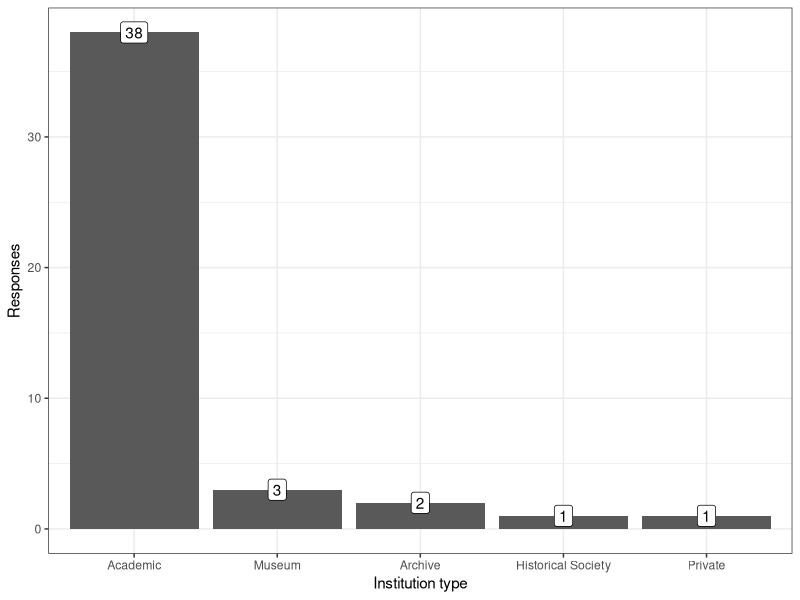
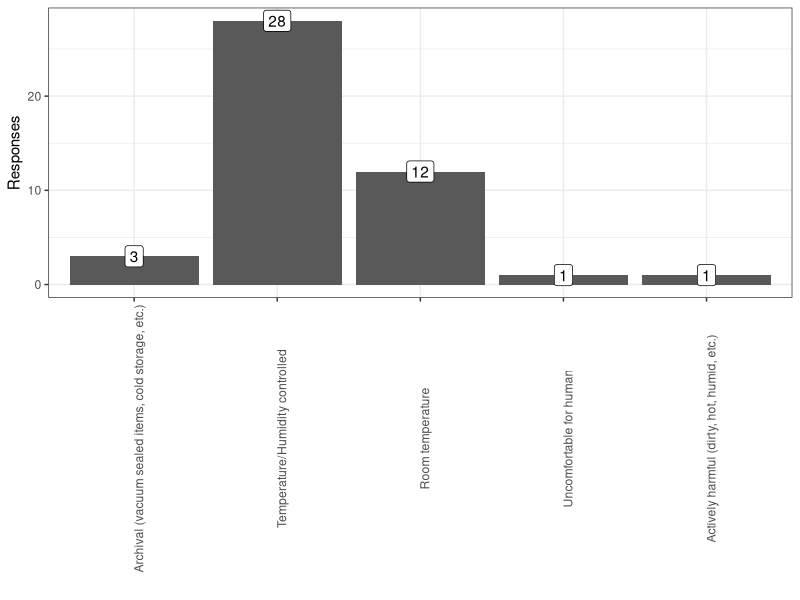
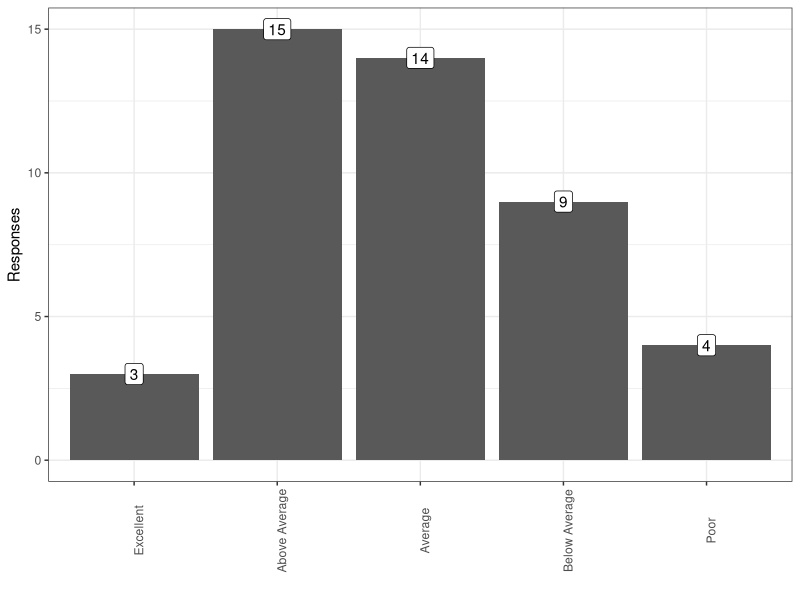
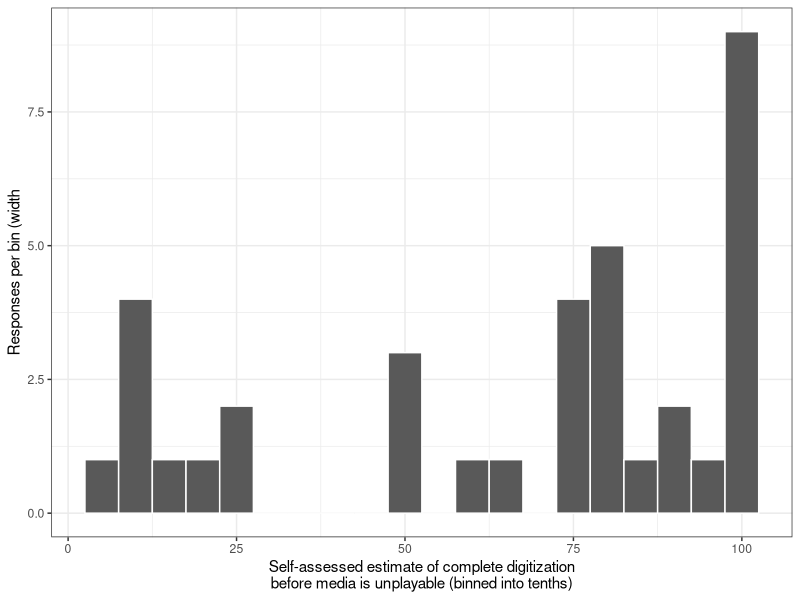
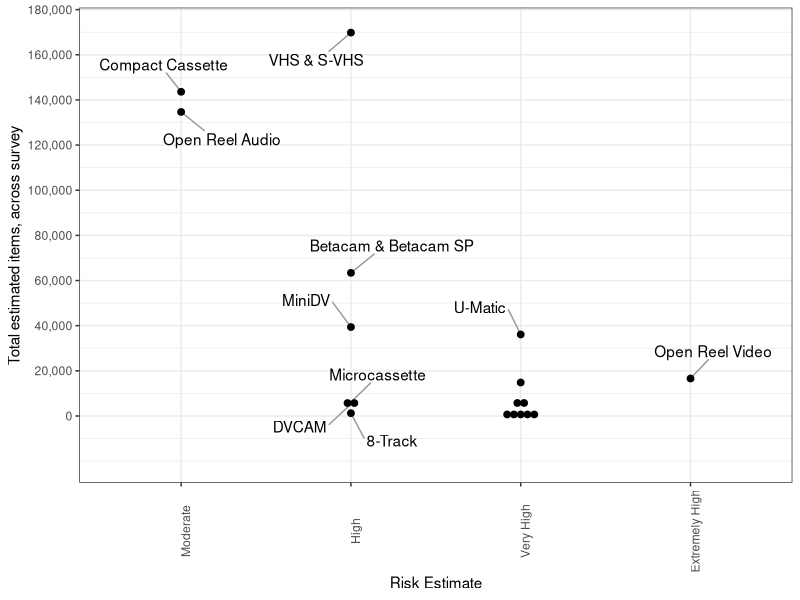
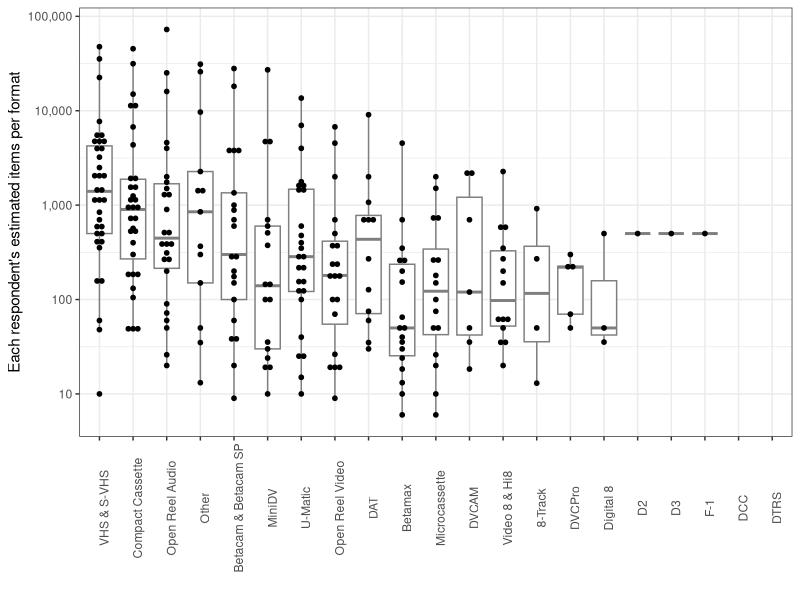
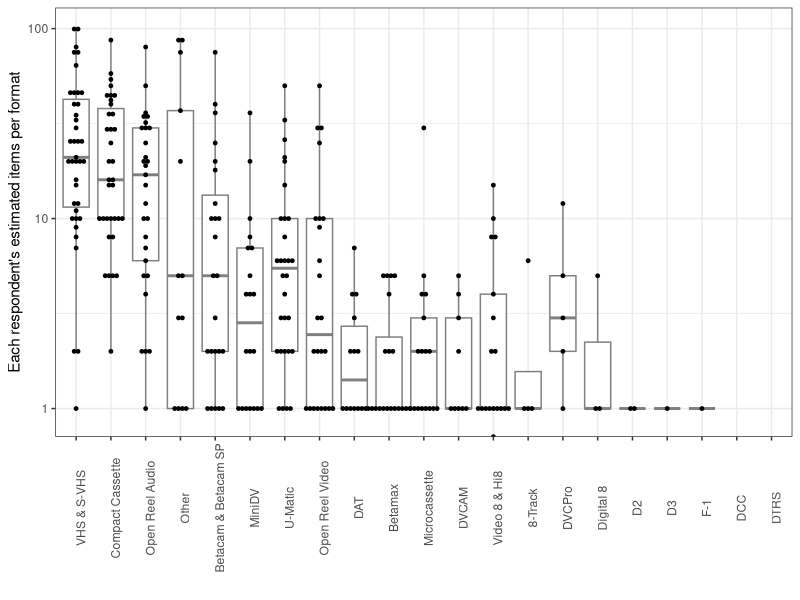
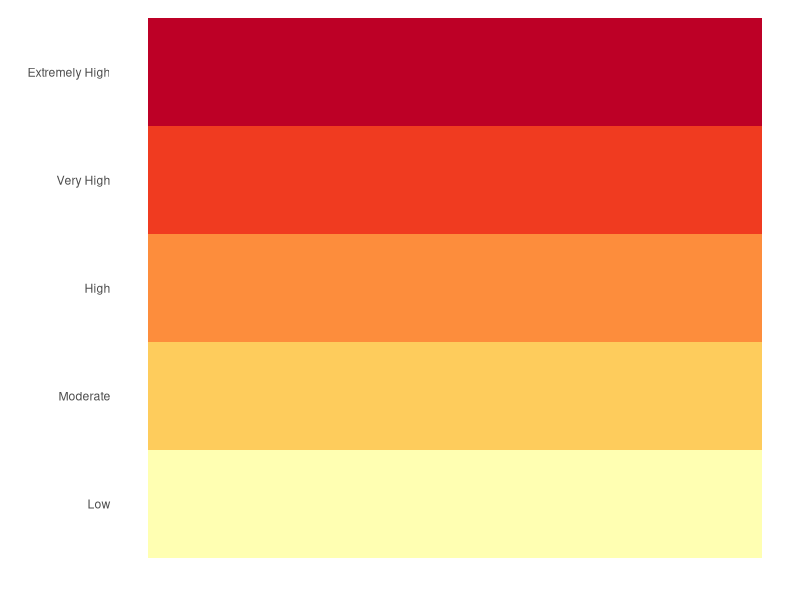

These figures' R source, in order:
## ---- chunk 1
# This is to just globally mute a lot of messages and errors
knitr::opts_chunk$set(echo=F,message=F,error=T,warning=F)
## ---- chunk 2
fig_dir <- "./figures/"
## ---- chunk 3
library(tidyverse)
library(ggrepel)
library(egg)
library(gplots)
library(RColorBrewer)
## ---- chunk 4
raw_datar <- read_csv("survey_data_2019.csv" ,
    col_names=c(
        "Key","State","InstitutionType","TotalItems",
        "StorageConditions",
        "Unstructured_StorageHistory",
        "Unstructured_CompletionEstimate",
        "PercentDigitizedBeforeUnplayable",
        "PracticeSelfAssesment",
        "Percentage_Open Reel Video","Percentage_U-Matic","Percentage_Betamax",
        "Percentage_VHS & S-VHS","Percentage_Betacam & Betacam SP",
        "Percentage_Video 8 & Hi8","Percentage_D2","Percentage_D3",
        "Percentage_DVCAM","Percentage_MiniDV","Percentage_DVCPro",
        "Percentage_Digital 8","Percentage_Open Reel Audio",
        "Percentage_Compact Cassette","Percentage_Microcassette",
        "Percentage_DAT","Percentage_DTRS","Percentage_F-1","Percentage_DCC",
        "Percentage_8-Track","Percentage_Other"),
    skip=1
    ) %>%
    mutate(PercentDigitizedBeforeUnplayable=sub("%","",
            PercentDigitizedBeforeUnplayable)
        )
all_responses <- raw_datar

risk_factors <- read_tsv("risk_assesment.tsv") %>%
    mutate(Risk=factor(Risk,
            levels=c("Low","Moderate","High","Very High","Extremely High")
        )   ) 

tdatar <- all_responses %>%
    gather(Format,Percentage,starts_with("Percentage_")) %>%
    mutate(Percentage=as.numeric(sub("%","",Percentage))) %>%
    mutate(EstItemCount=TotalItems*Percentage/100) %>%
    mutate(FormatName=sub("Percentage_","",Format)) %>% 
    left_join(risk_factors%>%rename(FormatName=Format),by="FormatName")
## ---- chunk 5
all_responses %>%
    {
    ggplot(.)+theme_bw()+
    aes(x=InstitutionType)+
    geom_bar()+
    scale_x_discrete(limits=names(sort(table(.$InstitutionType),decreasing=T)))+
    geom_label(aes(label=..count..,y=..count..),stat="count")+
    xlab("Institution type")+
    ylab("Responses")
    }
## ---- chunk 6
all_responses %>%
    filter(!is.na(StorageConditions)) %>%
    {
    ggplot(.)+theme_bw()+
    aes(x=StorageConditions)+
    geom_bar()+
    scale_x_discrete(limits=c(
            "Archival (vacuum sealed items, cold storage, etc.)",
            "Temperature/Humidity controlled",
            "Room temperature",
            "Uncomfortable for human",
            "Actively harmful (dirty, hot, humid, etc.)"
            )
        )+
    geom_label(aes(label=..count..,y=..count..),stat="count")+
    theme(axis.text.x=element_text(angle=90))+
    xlab("")+
    ylab("Responses")
    }
## ---- chunk 7
all_responses %>%
    filter(!is.na(PracticeSelfAssesment)) %>%
    {
    ggplot(.)+theme_bw()+
    aes(x=PracticeSelfAssesment)+
    geom_bar()+
    scale_x_discrete(limits=c(
            "Excellent",
            "Above Average",
            "Average",
            "Below Average",
            "Poor"
            )
        )+
    geom_label(aes(label=..count..,y=..count..),stat="count")+
    theme(axis.text.x=element_text(angle=90))+
    xlab("")+
    ylab("Responses")
    }
## ---- chunk 8
all_responses %>%
    filter(!is.na(PercentDigitizedBeforeUnplayable)) %>%
    {
    ggplot(.)+theme_bw()+
    aes(x=as.numeric(PercentDigitizedBeforeUnplayable))+
    stat_bin(binwidth=05,geom="bar",col="white")+
    xlab("Self-assessed estimate of complete digitization\nbefore media is unplayable (binned into tenths)")+
    ylab("Responses per bin (width")
    }
## ---- chunk 9
g_storage <- all_responses %>%
    filter(!is.na(StorageConditions)) %>%
    {
    ggplot(.)+theme_article()+
    aes(x=StorageConditions)+
    scale_x_discrete(limits=c(
            "Archival (vacuum sealed items, cold storage, etc.)",
            "Temperature/Humidity controlled",
            "Room temperature",
            "Uncomfortable for human",
            "Actively harmful (dirty, hot, humid, etc.)"
            ),
            labels=c(
            "Archival\n(vacuum sealed items,\ncold storage, etc.)",
            "Temperature/Humidity\ncontrolled",
            "Room temperature",
            "Uncomfortable\nfor humans",
            "Actively harmful\n(dirty, hot, humid, etc.)"
            )
        )+
    geom_bar(fill="grey40",color="black")+
    #geom_label(aes(label=..count..,y=..count..),stat="count")+
    scale_y_continuous(breaks=seq(0,40,5))+
    theme(axis.text.x=element_text(angle=90))+
    xlab("")+
    ylab("Responses")
    }
g_complete <- all_responses %>%
    filter(!is.na(PercentDigitizedBeforeUnplayable)) %>%
    {
    ggplot(.)+theme_article()+
    aes(x=as.numeric(PercentDigitizedBeforeUnplayable))+
    stat_bin(binwidth=10,center=5,geom="bar",fill="grey40",color="black")+
    xlab("Self-assessed estimate of complete\ndigitization before media is unplayable")+
    ylab("Responses")+
    scale_x_continuous(breaks=seq(0,100,10))+
    scale_y_continuous(breaks=seq(0,10,1))
    }
g_both <- ggarrange(g_storage,g_complete,nrow=1,labels=c("A","B"),draw=F)
ggsave(paste0(fig_dir,"storageConditions_and_completionEstimate.svg"),
    g_both,width=6,height=4)
ggsave(paste0(fig_dir,"storageConditions_and_completionEstimate.png"),
    g_both,width=6,height=4)
## ---- chunk 10
g <- tdatar %>% 
    group_by(FormatName,Risk) %>%
    summarize(EstTotal=sum(EstItemCount,na.rm=T)) %>%
    filter(!is.na(Risk)) %>%
    filter(EstTotal>0) %>%
    ggplot()+
    theme_bw()+
    aes(x=Risk,y=EstTotal,label=FormatName)+
    geom_text_repel(box.padding=1,segment.color="grey60")+
    theme(axis.text.x=element_text(angle=90))+
    ylab("Total estimated items, across survey")+
    xlab("Risk Estimate")

g_risk_totals <- g+
    scale_y_continuous(labels=function(x){formatC(x,big.mark=",",format="d")},
        breaks=seq(0,2e5,2e4),limits=c(-2e4,NA))+
        geom_dotplot(binaxis="y",stackdir="center",binwidth=3e3) 
g_risk_totals
## ---- chunk 11
ggsave(paste0(fig_dir,"risk_and_totals.png"),
    g_risk_totals,width=6,height=6)
ggsave(paste0(fig_dir,"risk_and_totals.svg"),
    g_risk_totals,width=6,height=6)
## ---- chunk 12
g <- tdatar %>% 
    {
    ggplot(.)+
    theme_bw()+
    aes(x=FormatName,y=EstItemCount)+
    geom_boxplot(outlier.alpha=0,color="grey50")+
    geom_dotplot(binaxis="y",stackdir="center",dotsize=1.0,alpha=1.0,binwidth=0.05)+
    scale_y_log10(labels=function(x){formatC(x,big.mark=",",format="d")})+
    scale_x_discrete(
        limits=group_by(.,FormatName)%>%
            summarize(z=sum(EstItemCount,na.rm=T))%>%
            arrange(-z)%>%pull(FormatName)
        )+
    theme(axis.text.x=element_text(angle=90))+
    ylab("Each respondent's estimated items per format")+
    xlab("")
    }
g
ggsave(paste0(fig_dir,"items_per_respondent.png"),g,width=6,height=5)
ggsave(paste0(fig_dir,"items_per_respondent.svg"),g,width=6,height=5)
## ---- chunk 13
g <- tdatar %>% 
    {
    ggplot(.)+
    theme_bw()+
    aes(x=FormatName,y=Percentage)+
    geom_boxplot(outlier.alpha=0,color="grey50")+
    geom_dotplot(binaxis="y",stackdir="center",alpha=1.0,binwidth=0.02)+
    scale_y_log10(labels=function(x){formatC(x,big.mark=",",format="d")},
        limits=c(0.9,NA))+
    scale_x_discrete(
        limits=group_by(.,FormatName)%>%
            summarize(z=sum(EstItemCount,na.rm=T))%>%
            arrange(-z)%>%pull(FormatName)
        )+
    theme(axis.text.x=element_text(angle=90))+
    ylab("Each respondent's estimated items per format")+
    xlab("")
    }
g
## ---- chunk 14
heatmap_datar_counts <- tdatar %>% 
    filter(EstItemCount>0) %>%
    select(Key,State,InstitutionType,TotalItems,
        PercentDigitizedBeforeUnplayable,FormatName,EstItemCount) %>%
    spread(FormatName,EstItemCount,fill=0) %>%
    arrange(-as.numeric(PercentDigitizedBeforeUnplayable))
heatmap_datar_counts%>%pull(PercentDigitizedBeforeUnplayable)

counts_matrix <- as.matrix(log10(heatmap_datar_counts[,-c(1,2,3,4,5)]+1))

# Thanks colorbrewer2 website!
colorz <- setNames(c('#ffffb2','#fecc5c','#fd8d3c','#f03b20','#bd0026'),
        levels(risk_factors$Risk))
risk_palette <- colorz[
        tibble(Format=colnames(heatmap_datar_counts)[
                6:ncol(heatmap_datar_counts)]
            )%>%    
            left_join(risk_factors,by="Format")%>%pull(Risk)
        ] 
k <- data.frame(fill=colorz[levels(risk_factors$Risk)],y=levels(risk_factors$Risk)) %>%
    ggplot()+theme_classic()+
    aes(fill=y,x=1,y=y)+
    scale_fill_manual("Risk",values=colorz)+
    scale_y_discrete(limits=levels(risk_factors$Risk))+
    guides(fill=F)+
    geom_tile()+
    theme(axis.text.x=element_blank(),axis.ticks=element_blank(),
        axis.line=element_blank())+
    ylab("")+xlab("")
k
ggsave(paste0(fig_dir,"heatmap_key.png"),k,width=3,height=2)

tickfunc <- function() {
            breaks <- 10^seq(1,5,0.1)
            which_ones <- c(11,21,31,41)
            return(list(
                at=parent.frame()$scale01(log10(breaks[which_ones])),
                labels=formatC(breaks[which_ones],big.mark=",",format="d")
                ))
           }


heatmap.2(counts_matrix,
    key.xlab="Estimated Items",
    col=colorRampPalette(brewer.pal(n=9,name="PuBuGn"))(100),
    ColSideColors=risk_palette,
    margins=c(08,5),
    labRow=ifelse(!is.na(heatmap_datar_counts$PercentDigitizedBeforeUnplayable),
        paste0(heatmap_datar_counts$PercentDigitizedBeforeUnplayable,"%"),"no data"),
    srtCol=45,
    density.info="none",
    trace="none",
    dendrogram="col",
    Rowv=F,
    reorderfun=function(d, w) rev(reorder(d, w, agglo.FUN = mean)),
    ylab="Respondent, ordered by estimated completion",
    key.xtickfun=tickfunc
    )
#svg("magnetic_heatmap_ordered_by_chance_completion_at_top.svg",width=6,height=6)
# dev.off()

#svg("magnetic_heatmap_clustered_rows.svg",width=6,height=6)
heatmap.2(counts_matrix,
    key.xlab="Estimated Items",
    col=colorRampPalette(brewer.pal(n=9,name="PuBuGn"))(100),
    ColSideColors=risk_palette,
    margins=c(08,5),
    labRow=ifelse(!is.na(heatmap_datar_counts$PercentDigitizedBeforeUnplayable),
        paste0(heatmap_datar_counts$PercentDigitizedBeforeUnplayable,"%"),"no data"),
    srtCol=45,
    density.info="none",
    trace="none",
    dendrogram="both",
    reorderfun=function(d, w) rev(reorder(d, w, agglo.FUN = mean)),
    ylab="Respondent",
    key.xtickfun=tickfunc
    )
#dev.off()

## ---- chunk 15
pca_datar <- tdatar %>% select(Key,TotalItems,FormatName,EstItemCount) %>%
    spread(FormatName,EstItemCount,fill=0)

matrix_by_inst <- as.matrix(pca_datar[,-c(1,2)])
rownames(matrix_by_inst) <- pca_datar[,1][[1]]
cluster_inst <- hclust(dist(scale(matrix_by_inst))) 
matrix_by_media <- t(as.matrix(pca_datar[,-c(1,2)]))
cluster_media <- hclust(dist(scale(matrix_by_media)))
## ---- chunk 16
pca_media <- prcomp(t(matrix_by_media[apply(matrix_by_media,1,sum)>0,]),center=T,scale=T)

media_pca_plot <- pca_media$rotation %>% 
    {bind_cols(tibble(Format=rownames(.)),as.tibble(.))} %>%
    select(Format,PC1,PC2,PC3,PC4,PC5,PC6) %>% 
    ggplot()+theme_bw()+
    aes(label=Format)+
    geom_point()+
    geom_label_repel()
media_pca_plot + aes(x=PC1,y=PC2)
## ---- chunk 17
media_pca_plot + aes(x=PC3,y=PC4)
## ---- chunk 18
pca_inst <- prcomp(t(matrix_by_inst[apply(matrix_by_inst,1,sum)>0,] ),center=T,scale=T)
percent_varz <- signif(pca_inst$sdev / sum(pca_inst$sdev) * 100,3)

filtered_mbi <- matrix_by_inst[apply(matrix_by_inst,1,sum)>0,]

pdatar <- pca_inst$rotation %>% 
    {bind_cols(tibble(Key=rownames(.)),as.tibble(.))} %>%
    select(Key,PC1,PC2,PC3,PC4,PC5,PC6) %>% 
    left_join(all_responses%>%mutate(Key=as.character(Key)),by="Key") 

inst_pca_plot <- pdatar %>%
    ggplot()+theme_bw()+
    aes(label=Key)+
    geom_point()+
    geom_label_repel()
pc12 <- inst_pca_plot+aes(x=PC1,y=PC2)+
    xlab(paste0("PC1 ",percent_varz[1],"% variance"))+
    ylab(paste0("PC2 ",percent_varz[2],"% variance"))
pc34 <- inst_pca_plot + aes(x=PC3,y=PC4)+
    xlab(paste0("PC3 ",percent_varz[3],"% variance"))+
    ylab(paste0("PC4 ",percent_varz[4],"% variance"))
pc56 <- inst_pca_plot + aes(x=PC5,y=PC6)+
    xlab(paste0("PC5 ",percent_varz[5],"% variance"))+
    ylab(paste0("PC6 ",percent_varz[6],"% variance"))

pc12+aes(fill=InstitutionType)
pc34+aes(fill=InstitutionType)
pc56+aes(fill=InstitutionType)
## ---- chunk 19
z <- apply(pca_inst$rotation[,1:6],2,
    function(x){
       lapply(apply(filtered_mbi,2,cor.test,x,method="pearson"),
            function(y){
                data.frame(pval=y$p.value,est=y$estimate)
            })
    })
rez <- data.frame(PC=NA,Format=NA,pval=NA,est=NA)
for (i in names(z)) {
    for (j in names(z[i][[1]])) {
        rez <- rbind(rez,cbind(data.frame(PC=i,Format=j),z[i][[1]][j][[1]]))
    }
}
rez <- rez[-1,]
# god that's ugly, I forgot how to do a for loop for a bit there
ggplot(rez)+theme_bw()+
    aes(label=Format,x=-log10(pval),y=est)+
    facet_wrap(~PC)+
    geom_point()+
    geom_label_repel(data=subset(rez,pval<0.05))
## ---- chunk 20
pc14 <- inst_pca_plot+aes(x=PC1,y=PC4,fill=as.numeric(sub("%","",Percentage_Other)))+
    xlab(paste0("PC1 ",percent_varz[1],"% variance"))+
    ylab(paste0("PC4 ",percent_varz[4],"% variance"))+
    scale_fill_distiller("Other",palette="Spectral",na.value="lightblue")
pc14

pc23 <- inst_pca_plot + aes(x=PC2,y=PC3)+
    xlab(paste0("PC2 ",percent_varz[2],"% variance"))+
    ylab(paste0("PC3 ",percent_varz[3],"% variance"))

pc23+aes(fill=as.numeric(sub("%","",`Percentage_Other`)))+
    scale_fill_distiller("Other",palette="Spectral",na.value="lightblue")

pc23+aes(fill=0+
        as.numeric(sub("%","",`Percentage_U-Matic`))+
        as.numeric(sub("%","",`Percentage_Betacam & Betacam SP`))
        )+
    scale_fill_distiller("Umatic or Betacam",palette="Spectral",na.value="lightblue")

## ---- chunk 21
z <- apply(pca_inst$rotation[,1:6],2,
    function(x){
       lapply(apply(filtered_mbi,2,cor.test,x,method="spearman"),
            function(y){
                data.frame(pval=y$p.value,est=y$estimate)
            })
    })
rez <- data.frame(PC=NA,Format=NA,pval=NA,est=NA)
for (i in names(z)) {
    for (j in names(z[i][[1]])) {
        rez <- rbind(rez,cbind(data.frame(PC=i,Format=j),z[i][[1]][j][[1]]))
    }
}
rez <- rez[-1,]
# god that's ugly, I forgot how to do a for loop for a bit there
ggplot(rez)+theme_bw()+
    aes(label=Format,x=-log10(pval),y=est)+
    facet_wrap(~PC)+
    geom_point()+
    geom_label_repel(data=subset(rez,pval<0.05))
